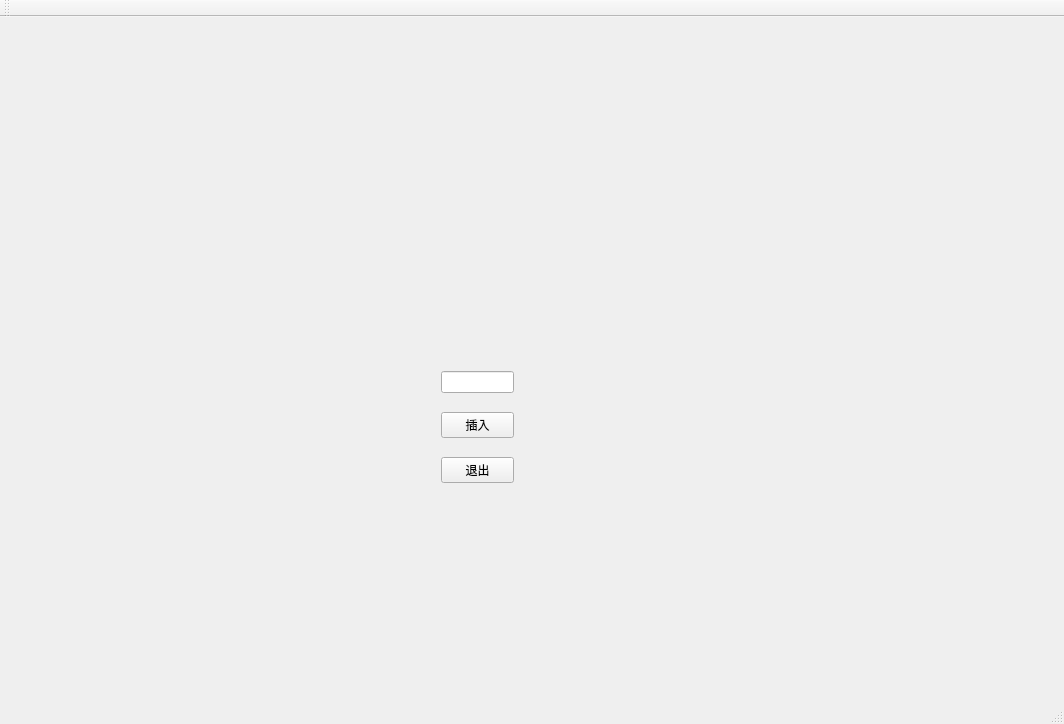
<?xml version="1.0" encoding="UTF-8"?>
<ui version="4.0">
 <class>BTreeMainClass</class>
 <widget class="QMainWindow" name="BTreeMainClass">
  <property name="geometry">
   <rect>
    <x>0</x>
    <y>0</y>
    <width>1064</width>
    <height>724</height>
   </rect>
  </property>
  <property name="windowTitle">
   <string>BTreeMain</string>
  </property>
  <widget class="QWidget" name="centralWidget">
   <widget class="QWidget" name="gridLayoutWidget">
    <property name="geometry">
     <rect>
      <x>430</x>
      <y>330</y>
      <width>95</width>
      <height>161</height>
     </rect>
    </property>
    <layout class="QGridLayout" name="gridLayout">
     <item row="3" column="0">
      <widget class="QPushButton" name="exitNode">
       <property name="text">
        <string>退出</string>
       </property>
      </widget>
     </item>
     <item row="2" column="0">
      <widget class="QPushButton" name="insertNode">
       <property name="text">
        <string>插入</string>
       </property>
      </widget>
     </item>
     <item row="1" column="0">
      <widget class="QLineEdit" name="data"/>
     </item>
    </layout>
   </widget>
  </widget>
  <widget class="QMenuBar" name="menuBar">
   <property name="geometry">
    <rect>
     <x>0</x>
     <y>0</y>
     <width>1064</width>
     <height>26</height>
    </rect>
   </property>
  </widget>
  <widget class="QToolBar" name="mainToolBar">
   <attribute name="toolBarArea">
    <enum>TopToolBarArea</enum>
   </attribute>
   <attribute name="toolBarBreak">
    <bool>false</bool>
   </attribute>
  </widget>
  <widget class="QStatusBar" name="statusBar"/>
 </widget>
 <layoutdefault spacing="6" margin="11"/>
 <resources>
  <include location="BTreeMain.qrc"/>
 </resources>
 <connections/>
</ui>
